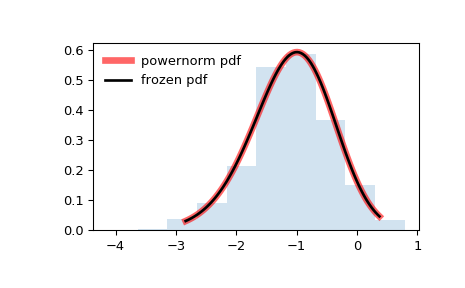

This figure's Python source:
from scipy.stats import powernorm
import matplotlib.pyplot as plt
fig, ax = plt.subplots(1, 1)

# Calculate a few first moments:

c = 4.45
mean, var, skew, kurt = powernorm.stats(c, moments='mvsk')

# Display the probability density function (``pdf``):

x = np.linspace(powernorm.ppf(0.01, c),
                powernorm.ppf(0.99, c), 100)
ax.plot(x, powernorm.pdf(x, c),
       'r-', lw=5, alpha=0.6, label='powernorm pdf')

# Alternatively, the distribution object can be called (as a function)
# to fix the shape, location and scale parameters. This returns a "frozen"
# RV object holding the given parameters fixed.

# Freeze the distribution and display the frozen ``pdf``:

rv = powernorm(c)
ax.plot(x, rv.pdf(x), 'k-', lw=2, label='frozen pdf')

# Check accuracy of ``cdf`` and ``ppf``:

vals = powernorm.ppf([0.001, 0.5, 0.999], c)
np.allclose([0.001, 0.5, 0.999], powernorm.cdf(vals, c))
# True

# Generate random numbers:

r = powernorm.rvs(c, size=1000)

# And compare the histogram:

ax.hist(r, density=True, histtype='stepfilled', alpha=0.2)
ax.legend(loc='best', frameon=False)
plt.show()
